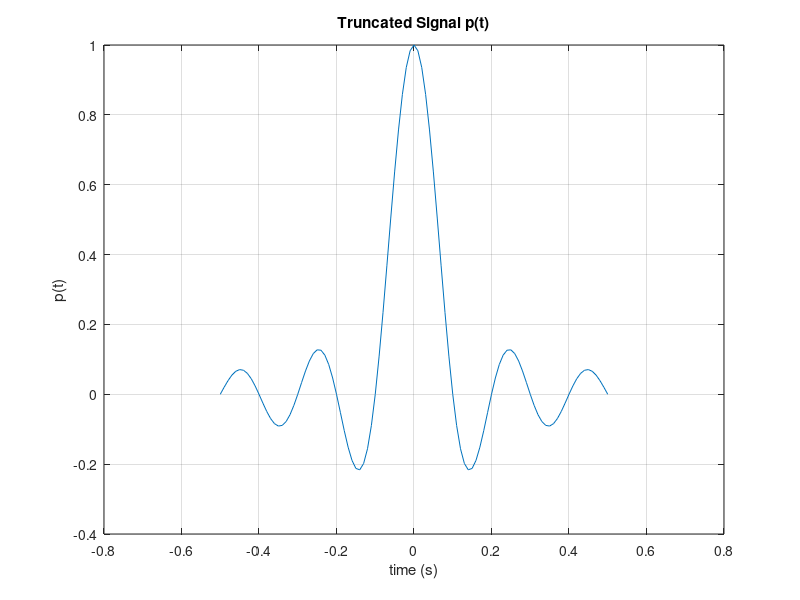
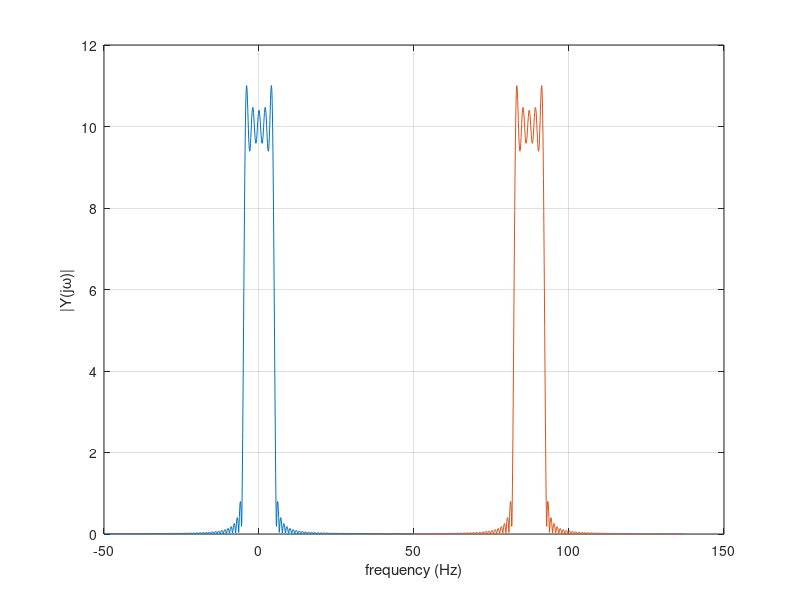
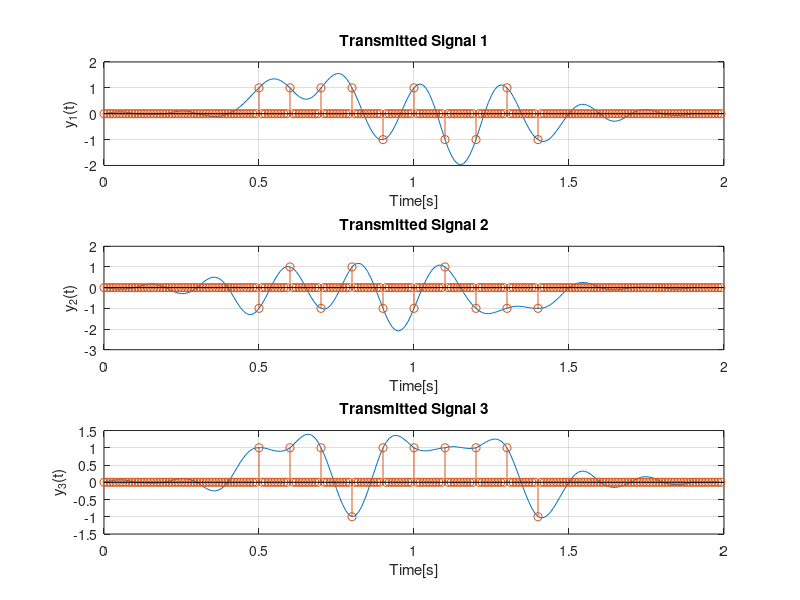

These charts were generated, in order, by the following MATLAB code: (Note: this script raises an error after producing the figures.)
% Case Study 2
% Leandre Pestcoe and Julianne Wegmann
% ESE 351: Signals and Systems
% Created on: 4/20/21, Last Edited on: 4/23/21

%% Define Pulse Shape p(t)
Ts = 0.1; %symbol period (rate 1/Ts)
dt = 0.01; %sample period
w = 5*Ts; %width
t = -w:dt:w; %time vector
fs = 1/dt; %sample frequency

%sinc
sinc_p_t = sinc(t/Ts); %define sinc

%triangular pulse
triang_p_t = tripuls(t,w*2);

%decide which signal to use for simulation
p_t = sinc_p_t;

figure, plot(t,p_t), grid on;
xlabel('time (s)'), ylabel('p(t)'), title('Truncated Signal p(t)')

%% Nyquist Criteria

Nfft = 1024; %length of fft
f1 = (-fs/2:fs/Nfft:(fs/2));
f2 = (fs-2*pi/Ts:fs/Nfft:fs+(2*pi/Ts));
fft_signal = abs(fft(p_t,Nfft));
fft_signal1 = [fft_signal((length(fft_signal)/2)+1:end), fft_signal(1:(length(fft_signal)/2))];

figure
plot(f1(1:length(fft_signal1)),fft_signal1), grid on;
hold on
plot(f2(1:length(fft_signal1)),fft_signal1), grid on;
xlabel('frequency (Hz)'), ylabel('|Y(j\omega)|');

%% Random Bit Message/Noise-free PAM Signal y(t)

%define bit messages
N = 10; %number of bits
bits1 = 2*((rand(1,N)>0.5)-0.5);
bits2 = 2*((rand(1,N)>0.5)-0.5);
bits3 = 2*((rand(1,N)>0.5)-0.5);

%spacing out bits
xn1 = zeros(1,N*(Ts/dt));
xn2 = zeros(1,N*(Ts/dt));
xn3 = zeros(1,N*(Ts/dt));

for i=1:length(bits1)
    xn1((i-1)*(Ts/dt)+1)=bits1(i);
end
for i=1:length(bits2)
    xn2((i-1)*(Ts/dt)+1)=bits2(i);
end
for i=1:length(bits3)
    xn3((i-1)*(Ts/dt)+1)=bits3(i);
end

%compute individual CT transmitted signals
y_t1 = conv(xn1,p_t);
y_t2 = conv(xn2,p_t);
y_t3 = conv(xn3,p_t);

t = (0:length(y_t1)-1)*dt; %define new time vector

%shift xn so lines up with y(t) on graph
x_new1 = zeros(1,length(y_t1));
x_new1((length(p_t)+1)/2:(length(xn1)+(length(p_t)+1)/2)-1) = xn1;
x_new2 = zeros(1,length(y_t2));
x_new2((length(p_t)+1)/2:(length(xn2)+(length(p_t)+1)/2)-1) = xn2;
x_new3 = zeros(1,length(y_t3));
x_new3((length(p_t)+1)/2:(length(xn3)+(length(p_t)+1)/2)-1) = xn3;

figure();
subplot(3,1,1), plot(t,y_t1), grid on;
hold on
stem(t,x_new1);
title('Transmitted Signal 1'),xlabel('Time[s]'),ylabel('y_1(t)');
subplot(3,1,2), plot(t,y_t2), grid on;
hold on
stem(t,x_new2);
title('Transmitted Signal 2'),xlabel('Time[s]'),ylabel('y_2(t)');
subplot(3,1,3), plot(t,y_t3), grid on;
hold on
stem(t,x_new3);
title('Transmitted Signal 3'),xlabel('Time[s]'),ylabel('y_3(t)');


%y_t = [y_t1,y_t2,y_t3];

% figure(),plot(y_t),title('Transmitted Signal y(t)'),xlabel('Time[s]'),ylabel('y(t)');
% hold on;
% stem(x_new);


%% Text Message and Noise-free PAM Signal y(t)

message1 = 'Case study 2 rocks!';
bits1 = str2num(reshape(dec2bin(message1)',1,[])');
for i = 1:length(bits1)
    if bits1(i)==0
        bits1(i)=-1;
    end
end

message2 = 'Signals and systems';
bits2 = str2num(reshape(dec2bin(message2)',1,[])');
for i = 1:length(bits2)
    if bits2(i)==0
        bits2(i)=-1;
    end
end

message3 = 'Systems engineering';
bits3 = str2num(reshape(dec2bin(message3)',1,[])');
for i = 1:length(bits3)
    if bits3(i)==0
        bits3(i)=-1;
    end
end

xn1 = zeros(1,length(bits1)*(Ts/dt));
xn2 = zeros(1,length(bits2)*(Ts/dt));
xn3 = zeros(1,length(bits3)*(Ts/dt));

for i=1:length(bits1)
    xn1((i-1)*(Ts/dt)+1)=bits1(i);
end
for i=1:length(bits2)
    xn2((i-1)*(Ts/dt)+1)=bits2(i);
end
for i=1:length(bits3)
    xn3((i-1)*(Ts/dt)+1)=bits3(i);
end

y_t1 = conv(xn1, p_t);
y_t2 = conv(xn2, p_t);
y_t3 = conv(xn3, p_t);

%make sure all of the signals are same length
if length(y_t1)>length(y_t2)
    y_t2 = [y_t2,zeros(1,length(y_t1)-length(y_t2))];
    if length(y_t2)>length(y_t3)
        y_t3 = [y_t3,zeros(1,length(y_t2)-length(y_t3))];
    else
        y_t2 = [y_t2,zeros(1,length(y_t3)-length(y_t2))];
    end
else
    y_t1 = [y_t1,zeros(1,length(y_t2)-length(y_t1))];
    if length(y_t1)>length(y_t3)
        y_t3 = [y_t3,zeros(1,length(y_t1)-length(y_t3))];
    else
        y_t1 = [y_t1,zeros(1,length(y_t3)-length(y_t1))];
    end
end

N = length(y_t1)/(Ts/dt)-(Ts/dt);
t = (0:length(y_t1)-1)*dt; %define new time vector

%shift x so lines up with y(t) on graph
x_new1 = zeros(1,length(y_t1));
x_new1((length(p_t)+1)/2:(length(xn1)+(length(p_t)+1)/2)-1) = xn1;
x_new2 = zeros(1,length(y_t2));
x_new2((length(p_t)+1)/2:(length(xn2)+(length(p_t)+1)/2)-1) = xn2;
x_new3 = zeros(1,length(y_t3));
x_new3((length(p_t)+1)/2:(length(xn3)+(length(p_t)+1)/2)-1) = xn3;

figure();
subplot(3,1,1), plot(t,y_t1), grid on;
hold on
stem(t,x_message_new1);
title('Transmitted Signal 1'),xlabel('Time[s]'),ylabel('y_1(t)');
subplot(3,1,2), plot(t,y_t2), grid on;
hold on
stem(t,x_message_new2);
title('Transmitted Signal 2'),xlabel('Time[s]'),ylabel('y_2(t)');
subplot(3,1,3), plot(t,y_t3), grid on;
hold on
stem(t,x_message_new3);
title('Transmitted Signal 3'),xlabel('Time[s]'),ylabel('y_3(t)');

%% Signal Modulation (Up-Conversion)
wc20 = 2*pi*20; %20 Hz modulation
mod_signal20 = y_t1.*cos(wc20*t);

wc30 = 2*pi*30; %30 Hz modulation
mod_signal30 = y_t2.*cos(wc30*t);

wc40 = 2*pi*40; %40 Hz modulation
mod_signal40 = y_t3.*cos(wc40*t);

mod_signal = mod_signal20+mod_signal30+mod_signal40;

%plot the combined modulated signal
figure
subplot(2,1,1), plot(mod_signal), grid on;
xlabel('time (s)'), ylabel('y(t)cos(wc*t)'), title('Modulated Signal')

f = (0:length(mod_signal)/2)*fs/length(mod_signal);
XV = fft(mod_signal);
P2 = abs(XV/length(mod_signal));
P1 = P2(1:length(mod_signal)/2+1);
P1(2:end-1) = 2*P1(2:end-1);
subplot(2,1,2),plot(f,P1);
xlabel('frequency[Hz]')
ylabel('|Y(j\omega)|')

%plot three signals separately
figure
subplot(2,3,1),plot(mod_signal20),grid on;
f = (0:length(mod_signal20)/2)*fs/length(mod_signal20);
XV = fft(mod_signal20);
P2 = abs(XV/length(mod_signal20));
P1 = P2(1:length(mod_signal20)/2+1);
P1(2:end-1) = 2*P1(2:end-1);
subplot(2,3,4),plot(f,P1),xlabel('frequency[Hz]'),ylabel('|Y(j\omega)|'),grid on;

subplot(2,3,2),plot(mod_signal30),grid on;
f = (0:length(mod_signal30)/2)*fs/length(mod_signal30);
XV = fft(mod_signal30);
P2 = abs(XV/length(mod_signal30));
P1 = P2(1:length(mod_signal30)/2+1);
P1(2:end-1) = 2*P1(2:end-1);
subplot(2,3,5),plot(f,P1),xlabel('frequency[Hz]'),ylabel('|Y(j\omega)|'),grid on;

subplot(2,3,3),plot(mod_signal40),grid on;
f = (0:length(mod_signal40)/2)*fs/length(mod_signal40);
XV = fft(mod_signal40);
P2 = abs(XV/length(mod_signal40));
P1 = P2(1:length(mod_signal40)/2+1);
P1(2:end-1) = 2*P1(2:end-1);
subplot(2,3,6),plot(f,P1),xlabel('frequency[Hz]'),ylabel('|Y(j\omega)|'),grid on;


%% Noisy Recieved Signal r(t)
sigma = 0.5;
n_t = sigma*randn(1,length(mod_signal));
r_t = mod_signal + n_t;

figure();
plot(r_t);
title('Received Signal r(t)');
xlabel('Time[s]');
ylabel('Amplitude');

%% Signal Demodulation (Down-Conversion)

demod_signal20 = r_t.*cos(wc20*t);
demod_signal30 = r_t.*cos(wc30*t);
demod_signal40 = r_t.*cos(wc40*t);

%plot demod_signal20
figure
subplot(2,3,1), plot(demod_signal20), grid on;
xlabel('time (s)'), ylabel('x_r(t)'), title('Demod (without LPF)')

f = (0:length(demod_signal20)/2)*fs/length(demod_signal20);
XV = fft(demod_signal20);
P2 = abs(XV/length(demod_signal20));
P1 = P2(1:length(demod_signal20)/2+1);
P1(2:end-1) = 2*P1(2:end-1);
subplot(2,3,4),plot(f,P1),xlabel('f, Hz'),ylabel('|X_r(j\omega)|'),grid on;

%plot demod_signal30
subplot(2,3,2), plot(demod_signal30), grid on;
xlabel('time (s)'), ylabel('x_r(t)'), title('Demod (without LPF)')

f = (0:length(demod_signal30)/2)*fs/length(demod_signal30);
XV = fft(demod_signal30);
P2 = abs(XV/length(demod_signal30));
P1 = P2(1:length(demod_signal30)/2+1);
P1(2:end-1) = 2*P1(2:end-1);
subplot(2,3,5),plot(f,P1),xlabel('f, Hz'),ylabel('|X_r(j\omega)|'),grid on;

%plot demod_signal40
subplot(2,3,3), plot(demod_signal40), grid on;
xlabel('time (s)'), ylabel('x_r(t)'), title('Demod (without LPF)')

f = (0:length(demod_signal40)/2)*fs/length(demod_signal40);
XV = fft(demod_signal40);
P2 = abs(XV/length(demod_signal40));
P1 = P2(1:length(demod_signal40)/2+1);
P1(2:end-1) = 2*P1(2:end-1);
subplot(2,3,6),plot(f,P1),xlabel('f, Hz'),ylabel('|X_r(j\omega)|'),grid on;


%% Lowpass Filter
R = 1000;
C = 2*10^(-6);
T = 0.002;
f = 44100;
delta_t = 1/f;

filter_low = filter(delta_t/T,[(R*C)/delta_t 1-((R*C)/delta_t)], demod_signal20);

figure();
plot(filter_low);

%% Matched Filter Receiver

%generate z(t)
xn_tilda1 = zeros(1,length(bits1));
xn_tilda2 = zeros(1,length(bits2));
xn_tilda3 = zeros(1,length(bits3));
p_neg = p_t(end:-1:1);
z_t1 = conv(demod_signal20,p_neg);
z_t2 = conv(demod_signal30,p_neg);
z_t3 = conv(demod_signal40,p_neg);

%generate estimate xn_tilda
for j=1:length(xn_tilda1)
   if z_t1((j-1)*(Ts/dt)+1+(length(p_t)+1))<=0
       xn_tilda1(j)=-1;
   else
       xn_tilda1(j)=1;
   end
end
for j=1:length(xn_tilda2)
   if z_t2((j-1)*(Ts/dt)+1+(length(p_t)+1))<=0
       xn_tilda2(j)=-1;
   else
       xn_tilda2(j)=1;
   end
end
for j=1:length(xn_tilda3)
   if z_t3((j-1)*(Ts/dt)+1+(length(p_t)+1))<=0
       xn_tilda3(j)=-1;
   else
       xn_tilda3(j)=1;
   end
end

%space out xn_tilda
xn_spaced1 = zeros(1,N*(Ts/dt));
for i=1:length(xn_tilda1)
    xn_spaced1((i-1)*(Ts/dt)+1)=xn_tilda1(i);
end
xn_spaced2 = zeros(1,N*(Ts/dt));
for i=1:length(xn_tilda2)
    xn_spaced2((i-1)*(Ts/dt)+1)=xn_tilda2(i);
end
xn_spaced3 = zeros(1,N*(Ts/dt));
for i=1:length(xn_tilda)
    xn_spaced3((i-1)*(Ts/dt)+1)=xn_tilda3(i);
end

%shift xn_spaced
xn_spaced_new1 = zeros(1,length(z_t1));
xn_spaced_new1((2*length(p_t)+1)/2:(length(xn1)+(2*length(p_t)+1)/2)-1) = xn_spaced;
xn_spaced_new2 = zeros(1,length(z_t2));
xn_spaced_new2((2*length(p_t)+1)/2:(length(xn2)+(2*length(p_t)+1)/2)-1) = xn_spaced;
xn_spaced_new3 = zeros(1,length(z_t3));
xn_spaced_new3((2*length(p_t)+1)/2:(length(xn3)+(2*length(p_t)+1)/2)-1) = xn_spaced;

%calculate error rate
incorrect_count1 = 0;
for j=1:length(xn_tilda1)
    if bits1(j)~=xn_tilda1(j)
        incorrect_count1 = incorrect_count1+1;
    end
end
error1 = incorrect_count1/length(bits1);
incorrect_count2 = 0;
for j=1:length(xn_tilda2)
    if bits2(j)~=xn_tilda2(j)
        incorrect_count2 = incorrect_count2+1;
    end
end
error2 = incorrect_count2/length(bits2);
incorrect_count3 = 0;
for j=1:length(xn_tilda3)
    if bits3(j)~=xn_tilda3(j)
        incorrect_count3 = incorrect_count3+1;
    end
end
error3 = incorrect_count3/length(bits3);

t_new = (0:length(z_t1)-1)*dt; %define new time vector

figure();
stem(bits2);
hold on;
stem(xn_tilda2);
legend('bits','xn tilda');

figure();
plot(t_new,z_t2);
hold on
stem(t_new,xn_spaced_new2);

%% Recover Text Message
for i = 1:length(xn_tilda)
    if xn_tilda(i)==-1
        xn_tilda(i)=0;
    end
end
messageOut = char(bin2dec(num2str(reshape(xn_tilda,7,[])')))';

%% Noise Levels and Error Rates

error_matched = zeros(1,11);
index = 1;
for i = 0:0.1:1
    sigma = i;
    n = sigma*randn(1,length(y));
    r = y(1:length(t))+n(1:length(t)); 
    xn_tilda_matched = ones(1,length(t));
    p_neg = p(end:-1:1);
    z = conv(r,p_neg);
    for j=1:length(z)
        if z(j)<=0
            xn_tilda_matched(j)=-1;
        end
    end
    %calculate error rate for matched filter
    incorrect_count_matched = 0;
    for j=1:length(x)
        if x(j)~=xn_tilda_matched(j)
            incorrect_count_matched = incorrect_count_matched+1;
        end
    end
    error_matched(index) = incorrect_count_matched/length(y);  
    index = index+1;
end

figure();
plot(sigma_vector,error_matched);
title('Sigma Value vs. Error Rate for Matched Filter');
xlabel('Sigma Value');
ylabel('Error Rate');
